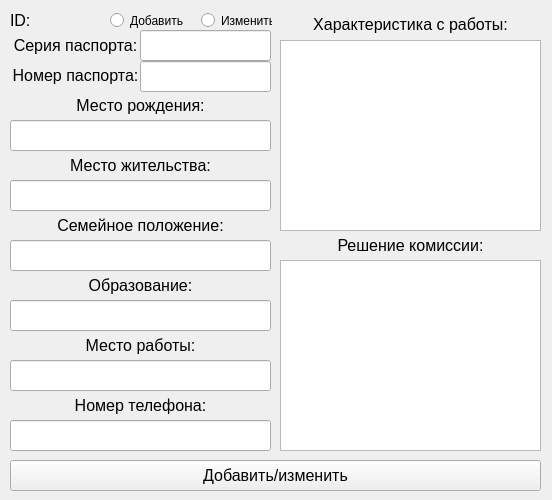
<?xml version="1.0" encoding="UTF-8"?>
<ui version="4.0">
 <class>MainWindow</class>
 <widget class="QMainWindow" name="MainWindow">
  <property name="geometry">
   <rect>
    <x>0</x>
    <y>0</y>
    <width>552</width>
    <height>500</height>
   </rect>
  </property>
  <property name="windowTitle">
   <string>Добавление/изменение основных данных</string>
  </property>
  <widget class="QWidget" name="centralwidget">
   <widget class="QRadioButton" name="rb_add">
    <property name="geometry">
     <rect>
      <x>110</x>
      <y>10</y>
      <width>82</width>
      <height>21</height>
     </rect>
    </property>
    <property name="text">
     <string>Добавить</string>
    </property>
   </widget>
   <widget class="QLabel" name="flmc_id">
    <property name="geometry">
     <rect>
      <x>10</x>
      <y>10</y>
      <width>91</width>
      <height>21</height>
     </rect>
    </property>
    <property name="font">
     <font>
      <pointsize>12</pointsize>
     </font>
    </property>
    <property name="text">
     <string>ID:</string>
    </property>
    <property name="alignment">
     <set>Qt::AlignLeading|Qt::AlignLeft|Qt::AlignVCenter</set>
    </property>
   </widget>
   <widget class="QLineEdit" name="birthday_place">
    <property name="geometry">
     <rect>
      <x>10</x>
      <y>120</y>
      <width>261</width>
      <height>31</height>
     </rect>
    </property>
    <property name="font">
     <font>
      <pointsize>12</pointsize>
     </font>
    </property>
    <property name="text">
     <string/>
    </property>
    <property name="alignment">
     <set>Qt::AlignCenter</set>
    </property>
   </widget>
   <widget class="QLabel" name="label_name_7">
    <property name="geometry">
     <rect>
      <x>10</x>
      <y>330</y>
      <width>261</width>
      <height>31</height>
     </rect>
    </property>
    <property name="font">
     <font>
      <pointsize>12</pointsize>
     </font>
    </property>
    <property name="text">
     <string>Место работы:</string>
    </property>
    <property name="alignment">
     <set>Qt::AlignCenter</set>
    </property>
   </widget>
   <widget class="QLabel" name="label_name_5">
    <property name="geometry">
     <rect>
      <x>10</x>
      <y>210</y>
      <width>261</width>
      <height>31</height>
     </rect>
    </property>
    <property name="font">
     <font>
      <pointsize>12</pointsize>
     </font>
    </property>
    <property name="text">
     <string>Семейное положение:</string>
    </property>
    <property name="alignment">
     <set>Qt::AlignCenter</set>
    </property>
   </widget>
   <widget class="QPushButton" name="button_add_change">
    <property name="geometry">
     <rect>
      <x>10</x>
      <y>460</y>
      <width>531</width>
      <height>31</height>
     </rect>
    </property>
    <property name="font">
     <font>
      <pointsize>12</pointsize>
     </font>
    </property>
    <property name="text">
     <string>Добавить/изменить</string>
    </property>
   </widget>
   <widget class="QLineEdit" name="work_place">
    <property name="geometry">
     <rect>
      <x>10</x>
      <y>360</y>
      <width>261</width>
      <height>31</height>
     </rect>
    </property>
    <property name="font">
     <font>
      <pointsize>12</pointsize>
     </font>
    </property>
    <property name="text">
     <string/>
    </property>
    <property name="alignment">
     <set>Qt::AlignCenter</set>
    </property>
   </widget>
   <widget class="QLineEdit" name="education">
    <property name="geometry">
     <rect>
      <x>10</x>
      <y>300</y>
      <width>261</width>
      <height>31</height>
     </rect>
    </property>
    <property name="font">
     <font>
      <pointsize>12</pointsize>
     </font>
    </property>
    <property name="text">
     <string/>
    </property>
    <property name="alignment">
     <set>Qt::AlignCenter</set>
    </property>
   </widget>
   <widget class="QLineEdit" name="family_status">
    <property name="geometry">
     <rect>
      <x>10</x>
      <y>240</y>
      <width>261</width>
      <height>31</height>
     </rect>
    </property>
    <property name="font">
     <font>
      <pointsize>12</pointsize>
     </font>
    </property>
    <property name="text">
     <string/>
    </property>
    <property name="alignment">
     <set>Qt::AlignCenter</set>
    </property>
   </widget>
   <widget class="QRadioButton" name="rb_change">
    <property name="geometry">
     <rect>
      <x>201</x>
      <y>10</y>
      <width>71</width>
      <height>21</height>
     </rect>
    </property>
    <property name="text">
     <string>Изменить</string>
    </property>
   </widget>
   <widget class="QLabel" name="label_name_3">
    <property name="geometry">
     <rect>
      <x>10</x>
      <y>30</y>
      <width>131</width>
      <height>31</height>
     </rect>
    </property>
    <property name="font">
     <font>
      <pointsize>12</pointsize>
     </font>
    </property>
    <property name="text">
     <string>Серия паспорта:</string>
    </property>
    <property name="alignment">
     <set>Qt::AlignCenter</set>
    </property>
   </widget>
   <widget class="QLabel" name="label_name_6">
    <property name="geometry">
     <rect>
      <x>10</x>
      <y>270</y>
      <width>261</width>
      <height>31</height>
     </rect>
    </property>
    <property name="font">
     <font>
      <pointsize>12</pointsize>
     </font>
    </property>
    <property name="text">
     <string>Образование:</string>
    </property>
    <property name="alignment">
     <set>Qt::AlignCenter</set>
    </property>
   </widget>
   <widget class="QLineEdit" name="passport_ID">
    <property name="geometry">
     <rect>
      <x>140</x>
      <y>61</y>
      <width>131</width>
      <height>31</height>
     </rect>
    </property>
    <property name="font">
     <font>
      <pointsize>12</pointsize>
     </font>
    </property>
    <property name="text">
     <string/>
    </property>
    <property name="alignment">
     <set>Qt::AlignCenter</set>
    </property>
   </widget>
   <widget class="QLabel" name="label_name_4">
    <property name="geometry">
     <rect>
      <x>10</x>
      <y>150</y>
      <width>261</width>
      <height>31</height>
     </rect>
    </property>
    <property name="font">
     <font>
      <pointsize>12</pointsize>
     </font>
    </property>
    <property name="text">
     <string>Место жительства:</string>
    </property>
    <property name="alignment">
     <set>Qt::AlignCenter</set>
    </property>
   </widget>
   <widget class="QLabel" name="label_name">
    <property name="geometry">
     <rect>
      <x>10</x>
      <y>90</y>
      <width>261</width>
      <height>31</height>
     </rect>
    </property>
    <property name="font">
     <font>
      <pointsize>12</pointsize>
     </font>
    </property>
    <property name="text">
     <string>Место рождения:</string>
    </property>
    <property name="alignment">
     <set>Qt::AlignCenter</set>
    </property>
   </widget>
   <widget class="QLineEdit" name="living_place">
    <property name="geometry">
     <rect>
      <x>10</x>
      <y>180</y>
      <width>261</width>
      <height>31</height>
     </rect>
    </property>
    <property name="font">
     <font>
      <pointsize>12</pointsize>
     </font>
    </property>
    <property name="text">
     <string/>
    </property>
    <property name="alignment">
     <set>Qt::AlignCenter</set>
    </property>
   </widget>
   <widget class="QLabel" name="label_name_8">
    <property name="geometry">
     <rect>
      <x>280</x>
      <y>9</y>
      <width>261</width>
      <height>31</height>
     </rect>
    </property>
    <property name="font">
     <font>
      <pointsize>12</pointsize>
     </font>
    </property>
    <property name="text">
     <string>Характеристика с работы:</string>
    </property>
    <property name="alignment">
     <set>Qt::AlignCenter</set>
    </property>
   </widget>
   <widget class="QLineEdit" name="passport_series">
    <property name="geometry">
     <rect>
      <x>140</x>
      <y>30</y>
      <width>131</width>
      <height>31</height>
     </rect>
    </property>
    <property name="font">
     <font>
      <pointsize>12</pointsize>
     </font>
    </property>
    <property name="text">
     <string/>
    </property>
    <property name="alignment">
     <set>Qt::AlignCenter</set>
    </property>
   </widget>
   <widget class="QLabel" name="label_name_9">
    <property name="geometry">
     <rect>
      <x>10</x>
      <y>60</y>
      <width>131</width>
      <height>31</height>
     </rect>
    </property>
    <property name="font">
     <font>
      <pointsize>12</pointsize>
     </font>
    </property>
    <property name="text">
     <string>Номер паспорта:</string>
    </property>
    <property name="alignment">
     <set>Qt::AlignCenter</set>
    </property>
   </widget>
   <widget class="QLabel" name="label_name_10">
    <property name="geometry">
     <rect>
      <x>280</x>
      <y>230</y>
      <width>261</width>
      <height>31</height>
     </rect>
    </property>
    <property name="font">
     <font>
      <pointsize>12</pointsize>
     </font>
    </property>
    <property name="text">
     <string>Решение комиссии:</string>
    </property>
    <property name="alignment">
     <set>Qt::AlignCenter</set>
    </property>
   </widget>
   <widget class="QLabel" name="label_name_11">
    <property name="geometry">
     <rect>
      <x>10</x>
      <y>390</y>
      <width>261</width>
      <height>31</height>
     </rect>
    </property>
    <property name="font">
     <font>
      <pointsize>12</pointsize>
     </font>
    </property>
    <property name="text">
     <string>Номер телефона:</string>
    </property>
    <property name="alignment">
     <set>Qt::AlignCenter</set>
    </property>
   </widget>
   <widget class="QTextEdit" name="reference_from_work">
    <property name="geometry">
     <rect>
      <x>280</x>
      <y>40</y>
      <width>261</width>
      <height>191</height>
     </rect>
    </property>
    <property name="font">
     <font>
      <pointsize>12</pointsize>
     </font>
    </property>
   </widget>
   <widget class="QLineEdit" name="phone_number">
    <property name="geometry">
     <rect>
      <x>10</x>
      <y>420</y>
      <width>261</width>
      <height>31</height>
     </rect>
    </property>
    <property name="font">
     <font>
      <pointsize>12</pointsize>
     </font>
    </property>
    <property name="text">
     <string/>
    </property>
    <property name="alignment">
     <set>Qt::AlignCenter</set>
    </property>
   </widget>
   <widget class="QTextEdit" name="recruiting_commitee_decision">
    <property name="geometry">
     <rect>
      <x>280</x>
      <y>260</y>
      <width>261</width>
      <height>191</height>
     </rect>
    </property>
    <property name="font">
     <font>
      <pointsize>12</pointsize>
     </font>
    </property>
   </widget>
  </widget>
 </widget>
 <resources/>
 <connections/>
</ui>
